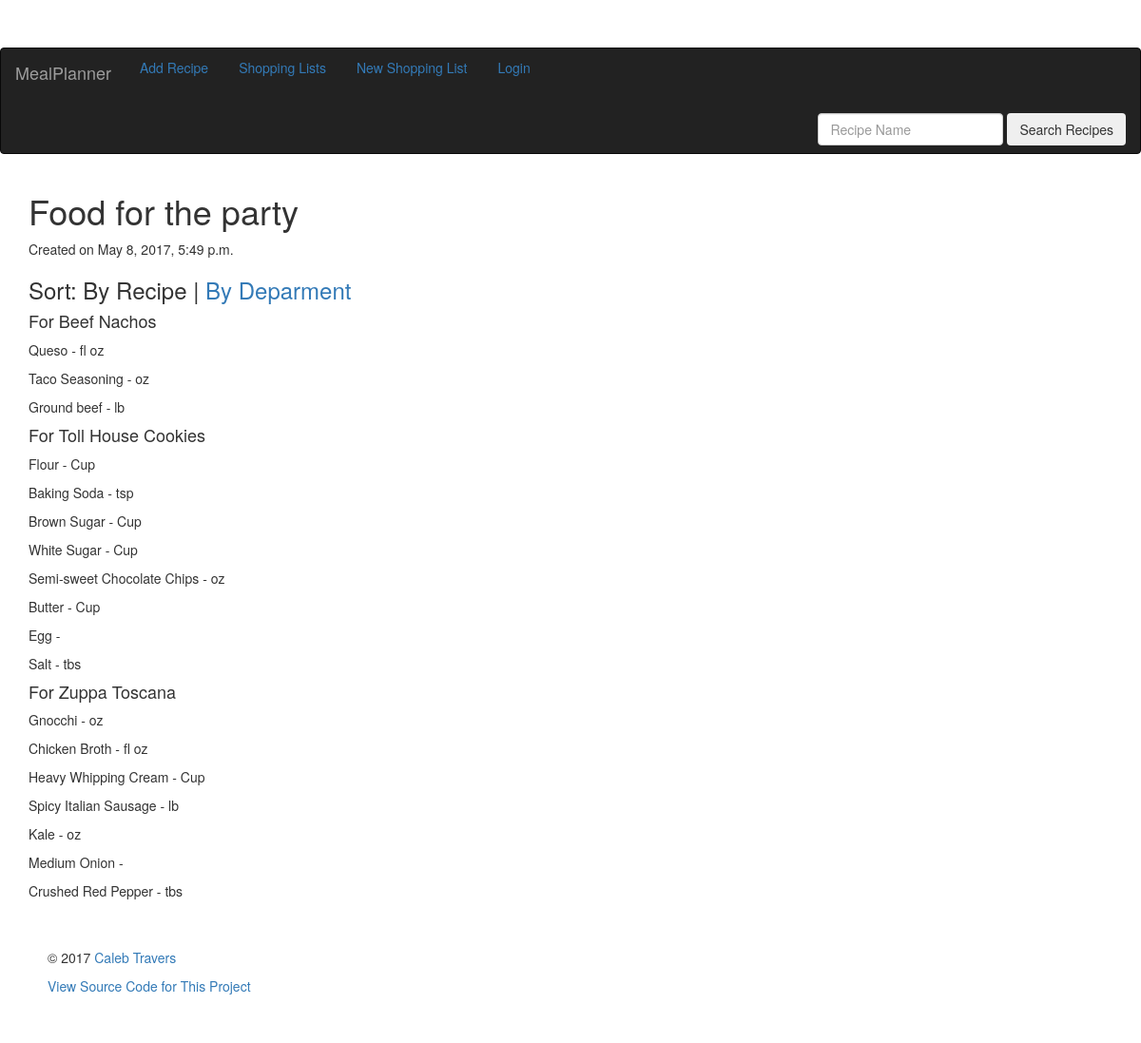
Page /mealplanner/list/recipe/6/ on the committed database.
### mealplanner/models.py (models this page shows, shortened)
class ShoppingList(models.Model):
    name = models.CharField(max_length=55)
    created = models.DateTimeField(auto_now_add = True)
    recipes = models.ManyToManyField(Recipe)
    class Meta:
        ordering = ('-created',)

class Recipe(models.Model):
    name = models.CharField(max_length=100)
    created = models.DateTimeField(auto_now_add = True)
    text = models.CharField(max_length=255)
    author = models.ForeignKey(User, blank=True, null=True)
    class Meta:
        ordering = ('name',)

class Ingredient(models.Model):
    CUP = 'CP'
    TABLESPOON = 'TB'
    TEASPOON = 'TS'
    POUND = 'LB'
    OUNCE = 'OZ'
    FLOUNCE = 'FO'
    NONE = 'NA'
    PRODUCE = 'PR'
    SPICES = 'SP'
    DAIRY = 'DY'
    MEAT = 'MT'
    FREEZER = 'FR'
    BAKING = 'BK'
    BAKERY = 'BY'
    CANNED = 'CN'
    UNIT_OF_MEASURE_CHOICES = (
        (CUP, 'Cup'),
        (TABLESPOON, 'tbs'),
        (TEASPOON, 'tsp'),
        (POUND, 'lb'),
        (OUNCE, 'oz'),
        (FLOUNCE, 'fl oz'),
        (NONE, 'none'),
    )
    CATEGORY_CHOICES = (
        (PRODUCE, 'Produce'),
        (SPICES, 'Spices'),
        (DAIRY, 'Dairy'),
        (MEAT, 'Meat'),
        (FREEZER, 'Refridgerated / Freezer'),
        (BAKING, 'Baking'),
        (BAKERY, 'Bakery'),
        (CANNED, 'Canned / Packaged'),
    )
    name = models.CharField(max_length=55)
    recipe = models.ForeignKey(Recipe)
    category = models.CharField(
        max_length=2,
        choices=CATEGORY_CHOICES,
    )
    quantity = DecimalFractionField(
        max_digits=4,
        decimal_places=2,
        limit_denominator=8,
        coerce_thirds=True,
    )
    unitOfMeasure = models.CharField(
        max_length=2,
        choices=UNIT_OF_MEASURE_CHOICES,
        default=CUP,
    )
    quantity_2 = DecimalFractionField(
        max_digits=4,
        decimal_places=2,
        limit_denominator=8,
        coerce_thirds=True,
        default=0,
        )
    unitOfMeasure_2 = models.CharField(
        max_length=2,
        choices=UNIT_OF_MEASURE_CHOICES,
        default=NONE,
    )
    class Meta:
        ordering = ('category',)

### mealplanner/views.py (the view)
# urls.py: url(r'^list/recipe/(?P<pk>[0-9]+)/$', views.ListByRecipe.as_view(), name='list-recipe'),
class ListByRecipe(generic.DetailView):
    model = ShoppingList
    template_name = 'mealplanner/shoppinglist_by_recipe.html'

### mealplanner/templates/mealplanner/shoppinglist_by_recipe.html (shortened to what this page needs)
{% extends "mealplanner/base.html" %}
{% block content %}
{% load fractions %}
<div class="container">
    <h1> {{ shoppinglist.name }} </h1>
    <p> Created on {{ shoppinglist.created }} </p>
    <h3>Sort: By Recipe | <a href="{% url 'mealplanner:list-department' shoppinglist.pk %}">By Deparment</a></h3>
    {% for recipe in shoppinglist.recipes.all %}
    <h4>For {{ recipe.name }}</h4>
    {% for ingredient in recipe.ingredient_set.all %}
    <p> {{ ingredient.name }}
        - {% display_fraction ingredient.quantity allow_mixed_numbers=True %}
        {% if not ingredient.unitOfMeasure == 'NA' %}
        {{ ingredient.get_unitOfMeasure_display }}
        {% endif %}
    </p>
    {% endfor %}
    {% endfor %}
</div>
{% endblock %}

### mealplanner/static/mealplanner/starter-template.css (style rules this page uses)
body { padding-top: 5rem; }

### rows in the picture
ShoppingList: name "Food for the party", created "May 8, 2017, 5:49 p.m."
Recipe: name "Beef Nachos"
Ingredient: name "Queso", unitOfMeasure "fl oz"
Ingredient: name "Taco Seasoning", unitOfMeasure "oz"
Ingredient: name "Ground beef", unitOfMeasure "lb"
Recipe: name "Toll House Cookies"
Ingredient: name "Flour", unitOfMeasure "Cup"
Ingredient: name "Baking Soda", unitOfMeasure "tsp"
Ingredient: name "Brown Sugar", unitOfMeasure "Cup"
Ingredient: name "White Sugar", unitOfMeasure "Cup"
Ingredient: name "Semi-sweet Chocolate Chips", unitOfMeasure "oz"
Ingredient: name "Butter", unitOfMeasure "Cup"
Ingredient: name "Egg"
Ingredient: name "Salt", unitOfMeasure "tbs"
Recipe: name "Zuppa Toscana"
Ingredient: name "Gnocchi", unitOfMeasure "oz"
Ingredient: name "Chicken Broth", unitOfMeasure "fl oz"
Ingredient: name "Heavy Whipping Cream", unitOfMeasure "Cup"
Ingredient: name "Spicy Italian Sausage", unitOfMeasure "lb"
Ingredient: name "Kale", unitOfMeasure "oz"
Ingredient: name "Medium Onion"
Ingredient: name "Crushed Red Pepper", unitOfMeasure "tbs"
